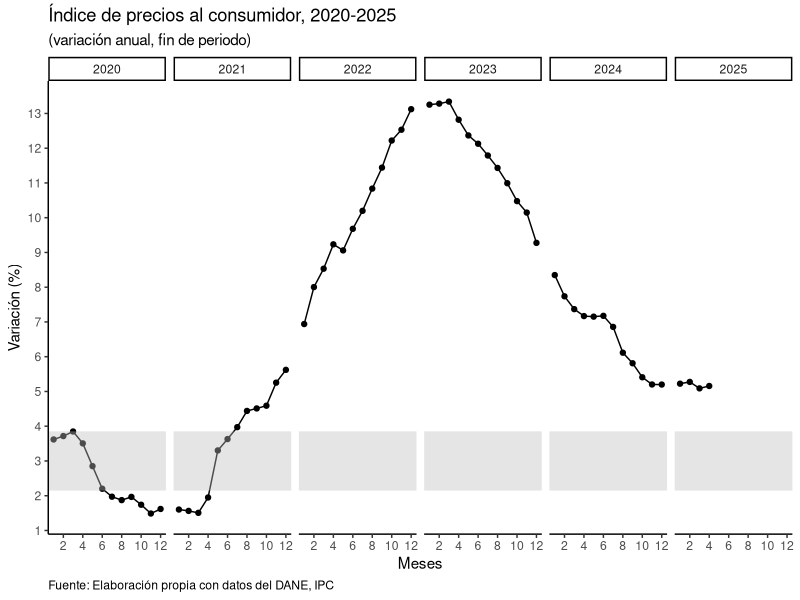
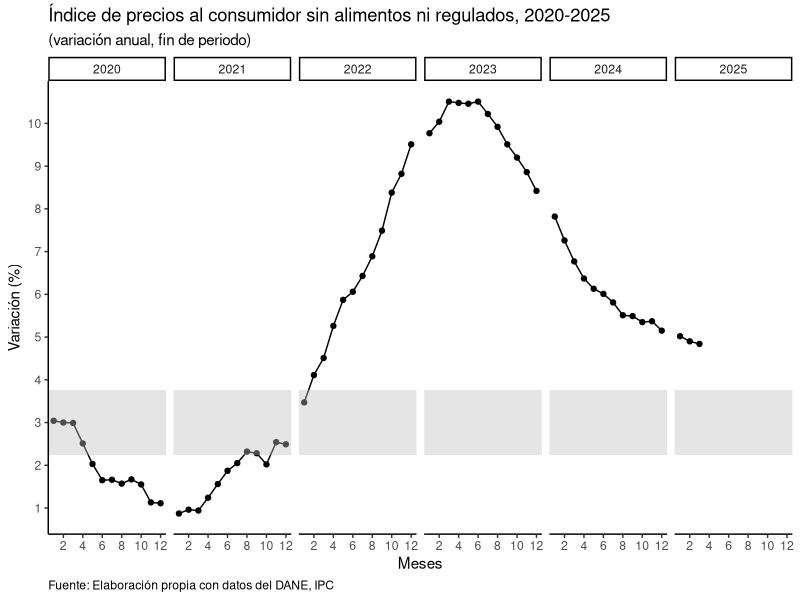
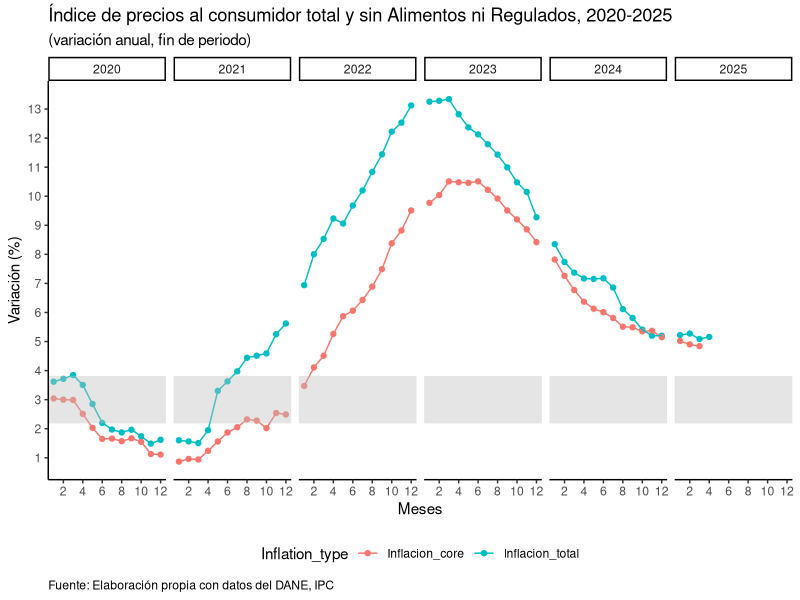

Here is the R script that generated these plots, in order:
## ---- chunk 1
library(readxl)
library(tidyverse)
## ---- chunk 2

data = read_excel("IPC.xlsx")

data
## ---- chunk 3

datacore = read_excel("IPC_sinAliniReg.xlsx")

datacore
## ---- chunk 4

data = pivot_longer(data, cols = 2:7, names_to = "Año",
                    values_to = "Inflacion_total",
                    names_transform = list("Año" = as.numeric))

data
## ---- chunk 5
str(data)
## ---- chunk 6
str(datacore)
## ---- chunk 7

data2 = left_join(data, datacore, by = join_by(Año, Mes))

data2
## ---- chunk 8

data2 = pivot_longer(data2, cols = 3:4, names_to = "Inflation_type",
                     values_to = "value")

data2
## ---- chunk 9

shadedarea <- 3  #Targeting inflation by Colombian Central bank

ggplot(data) +
  geom_point(aes(x = Mes, y = Inflacion_total)) +
  geom_line(aes(x = Mes, y = Inflacion_total)) +
  geom_hline(yintercept = shadedarea, color = "grey", lwd = 20, alpha = 0.4) +
  facet_grid( . ~ Año) +
  scale_x_continuous(breaks = seq(0,12, by=2)) +
  scale_y_continuous(breaks = seq(0,15, by=1)) +
  theme_classic() +
  labs(title = "Índice de precios al consumidor, 2020-2025",
       subtitle = "(variación anual, fin de periodo)",
       x = "Meses",
       y = "Variación (%)",
       caption = "Fuente: Elaboración propia con datos del DANE, IPC") +
  theme(plot.caption.position = "panel",
        plot.caption = element_text(hjust = 0))

## ---- chunk 10

shadedarea <- 3  #Targeting inflation by Colombian Central bank

ggplot(datacore) +
  geom_point(aes(x = Mes, y = Inflacion_core)) +
  geom_line(aes(x = Mes, y = Inflacion_core)) +
  geom_hline(yintercept = shadedarea, color = "grey", lwd = 22, alpha = 0.4) +
  facet_grid( . ~ Año) +
  scale_x_continuous(breaks = seq(0,12, by=2)) +
  scale_y_continuous(breaks = seq(0,12, by=1)) +
  theme_classic() +
  labs(title = "Índice de precios al consumidor sin alimentos ni regulados, 2020-2025",
       subtitle = "(variación anual, fin de periodo)",
       x = "Meses",
       y = "Variación (%)",
       caption = "Fuente: Elaboración propia con datos del DANE, IPC") +
  theme(plot.caption.position = "panel",
        plot.caption = element_text(hjust = 0))

## ---- chunk 11

shadedarea <- 3  #Targeting inflation by Colombian Central bank

ggplot(data2) +
  geom_point(aes(x = Mes, y = value, colour = Inflation_type)) +
  geom_line(aes(x = Mes, y = value, colour = Inflation_type)) +
  geom_hline(yintercept = shadedarea, color = "grey", lwd = 16, alpha = 0.4) +
  facet_grid( . ~ Año) +
  scale_x_continuous(breaks = seq(0,12, by=2)) +
  scale_y_continuous(breaks = seq(0,14, by=1)) +
  theme_classic() +
  labs(title = "Índice de precios al consumidor total y sin Alimentos ni Regulados, 2020-2025",
       subtitle = "(variación anual, fin de periodo)",
       x = "Meses",
       y = "Variación (%)",
       caption = "Fuente: Elaboración propia con datos del DANE, IPC") +
  theme(plot.caption.position = "panel",
        plot.caption = element_text(hjust = 0),
        legend.position = "bottom")

